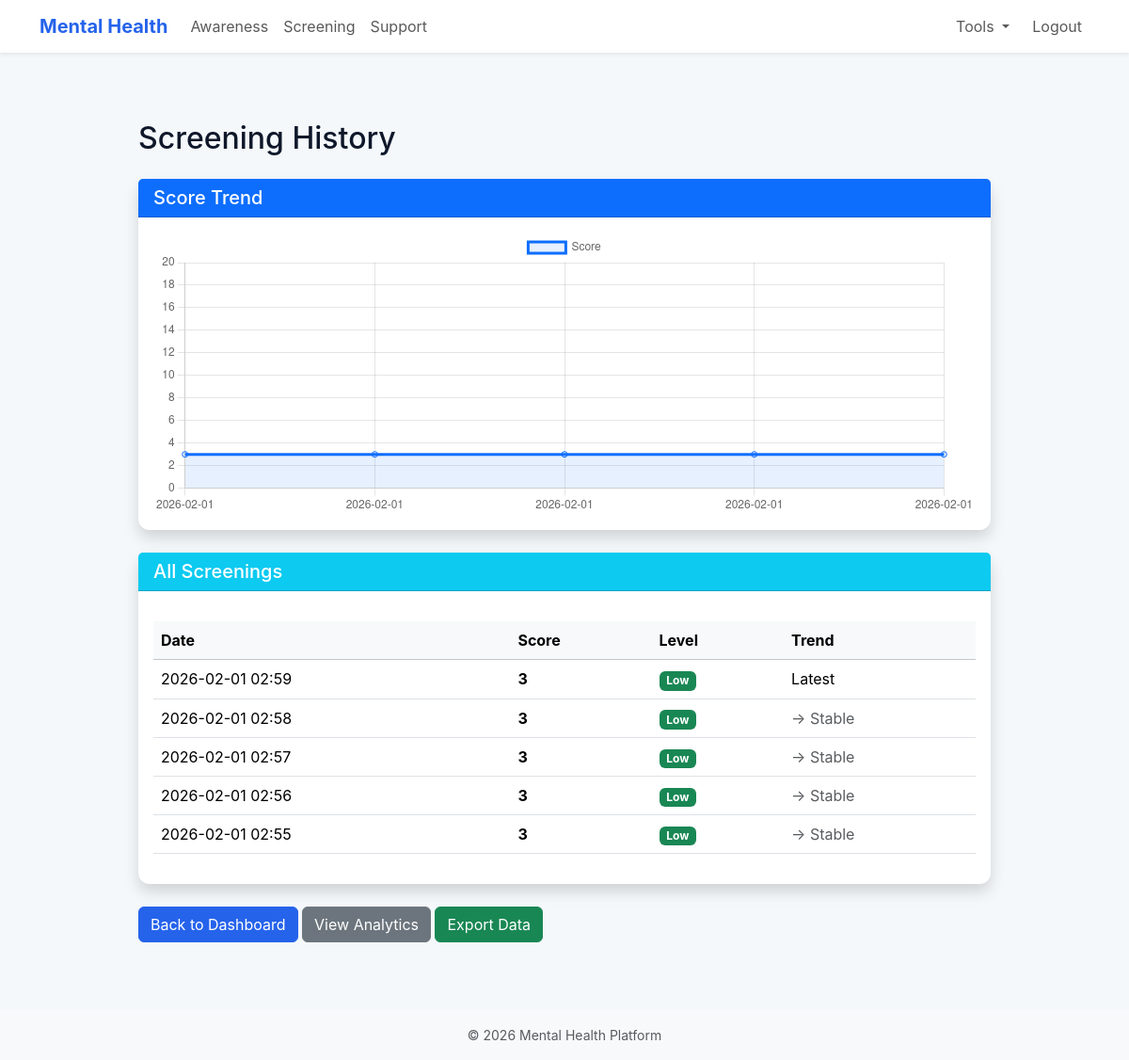
The page /history (signed in) on the database its author committed.
### models.py (models this page shows, shortened)
class Screening(Base):
    __tablename__ = 'screenings'
    id = Column(Integer, primary_key=True)
    user_id = Column(Integer, ForeignKey('users.id'), nullable=False)
    score = Column(Integer, nullable=False)
    level = Column(String(50), nullable=False)
    created_at = Column(DateTime, default=datetime.utcnow)
    notes = Column(Text, nullable=True)
    stress_score = Column(Integer, nullable=True)
    anxiety_score = Column(Integer, nullable=True)
    sleep_score = Column(Integer, nullable=True)
    depression_score = Column(Integer, nullable=True)
    social_score = Column(Integer, nullable=True)
    user = relationship('User', back_populates='screenings')
    recommendations = relationship('Recommendation', back_populates='screening', cascade='all, delete-orphan')

### app.py (the view)
@app.route('/history')
@login_required
def screening_history():
    session = SessionLocal()
    try:
        user_id = get_user_id()
        if not user_id:
            flash('User session expired. Please log in again.', 'warning')
            return redirect(url_for('login'))
        screenings = session.query(Screening).filter_by(user_id=user_id).order_by(Screening.created_at.desc()).all()
        chart_data = [{
            'date': s.created_at.strftime('%Y-%m-%d'),
            'score': s.score,
            'level': s.level
        } for s in screenings]
        return render_template('screening_history.html', screenings=screenings, chart_data=json.dumps(chart_data))
    finally:
        session.close()

### app.py (called while the page is built)
@login_manager.user_loader
def load_user(user_id):
    session = SessionLocal()
    try:
        user = session.query(User).filter(User.id == int(user_id)).first()
        return user
    except:
        return None
    finally:
        session.close()

@app.context_processor
def inject_user():
    return dict(current_user=current_user)

def get_user_id():
    try:
        return int(current_user.get_id())
    except:
        try:
            return int(current_user.id)
        except:
            return None

### models.py (called while the page is built)
    def is_admin(self):
        return self.role == 'admin'

### templates/screening_history.html (shortened to what this page needs)
{% extends "base.html" %}
{% block content %}
<div class="container my-5">
  <div class="row">
    <div class="col-md-10 offset-md-1">
      <h2 class="mb-4">Screening History</h2>
      {% if screenings %}
      <div class="card shadow mb-4">
        <div class="card-header bg-primary text-white">
          <h5 class="mb-0">Score Trend</h5>
        </div>
        <div class="card-body">
          <canvas id="scoreChart" style="max-height: 300px;"></canvas>
        </div>
      </div>
      <div class="card shadow">
        <div class="card-header bg-info text-white">
          <h5 class="mb-0">All Screenings</h5>
        </div>
        <div class="card-body">
          <div class="table-responsive">
            <table class="table table-hover">
              <thead class="table-light">
                <tr>
                  <th>Date</th>
                  <th>Score</th>
                  <th>Level</th>
                  <th>Trend</th>
                </tr>
              </thead>
              <tbody>
                {% for screening in screenings %}
                <tr>
                  <td>{{ screening.created_at.strftime('%Y-%m-%d %H:%M') }}</td>
                  <td><strong>{{ screening.score }}</strong></td>
                  <td>
                    {% if screening.level == 'High' %}
                      <span class="badge bg-danger">{{ screening.level }}</span>
                    {% elif screening.level == 'Moderate' %}
                      <span class="badge bg-warning">{{ screening.level }}</span>
                    {% else %}
                      <span class="badge bg-success">{{ screening.level }}</span>
                    {% endif %}
                  </td>
                  <td>
                    {% if loop.first %}
                      Latest
                    {% else %}
                      {% set prev_score = screenings[loop.index0 - 1].score %}
                      {% if screening.score < prev_score %}
                        <span class="text-success">↓ Improving</span>
                      {% elif screening.score > prev_score %}
                        <span class="text-danger">↑ Worsening</span>
                      {% else %}
                        <span class="text-muted">→ Stable</span>
                      {% endif %}
                    {% endif %}
                  </td>
                </tr>
                {% endfor %}
              </tbody>
            </table>
          </div>
        </div>
      </div>
      <div class="mt-4">
        <a href="/dashboard" class="btn btn-primary">Back to Dashboard</a>
        <a href="/analytics" class="btn btn-secondary">View Analytics</a>
        <a href="/export-data" class="btn btn-success">Export Data</a>
      </div>
      {% else %}
      <div class="alert alert-info">
        <p>No screenings yet. <a href="/screening">Start your first screening</a></p>
      </div>
      {% endif %}
    </div>
  </div>
</div>
<script>
  const chartData = {{ chart_data|safe }};
  const ctx = document.getElementById('scoreChart').getContext('2d');
  new Chart(ctx, {
    type: 'line',
    data: {
      labels: chartData.map(d => d.date),
      datasets: [{
        label: 'Score',
        data: chartData.map(d => d.score),
        borderColor: '#0d6efd',
        backgroundColor: 'rgba(13, 110, 253, 0.1)',
        tension: 0.4,
        fill: true
      }]
    },
    options: {
      responsive: true,
      maintainAspectRatio: true,
      plugins: {
        legend: {
          display: true,
          position: 'top'
        }
      },
      scales: {
        y: {
          beginAtZero: true,
          max: 20
        }
      }
    }
  });
</script>
{% endblock %}

### static/style.css (style rules this page uses)
:root { --brand: #2563eb; --muted: #6b7280; --bg: #f4f8fb; --card: #ffffff; }
* { box-sizing: border-box; }
html, body { height: 100%; }
body { font-family: "Inter", system-ui, -apple-system, "Segoe UI", Roboto, "Helvetica Neue", Arial, "Noto Sans", "Liberation Sans", sans-serif; background: var(--bg); color: #0f172a; -webkit-font-smoothing: antialiased; -moz-osx-font-smoothing: grayscale; }
a { text-decoration: none; }
.card { background: var(--card); border: 0; border-radius: 12px; box-shadow: 0 6px 18px rgba(16,24,40,0.06); }
.btn-primary { background-color: var(--brand); border-color: var(--brand); }
.table-responsive { margin-top: 1rem; }

### rows shown on the page
Screening: created_at "2026-02-01 02:59", score "3", level "Low", shows "Latest"
Screening: created_at "2026-02-01 02:58", score "3", level "Low", shows "→ Stable"
Screening: created_at "2026-02-01 02:57", score "3", level "Low", shows "→ Stable"
Screening: created_at "2026-02-01 02:56", score "3", level "Low", shows "→ Stable"
Screening: created_at "2026-02-01 02:55", score "3", level "Low", shows "→ Stable"
